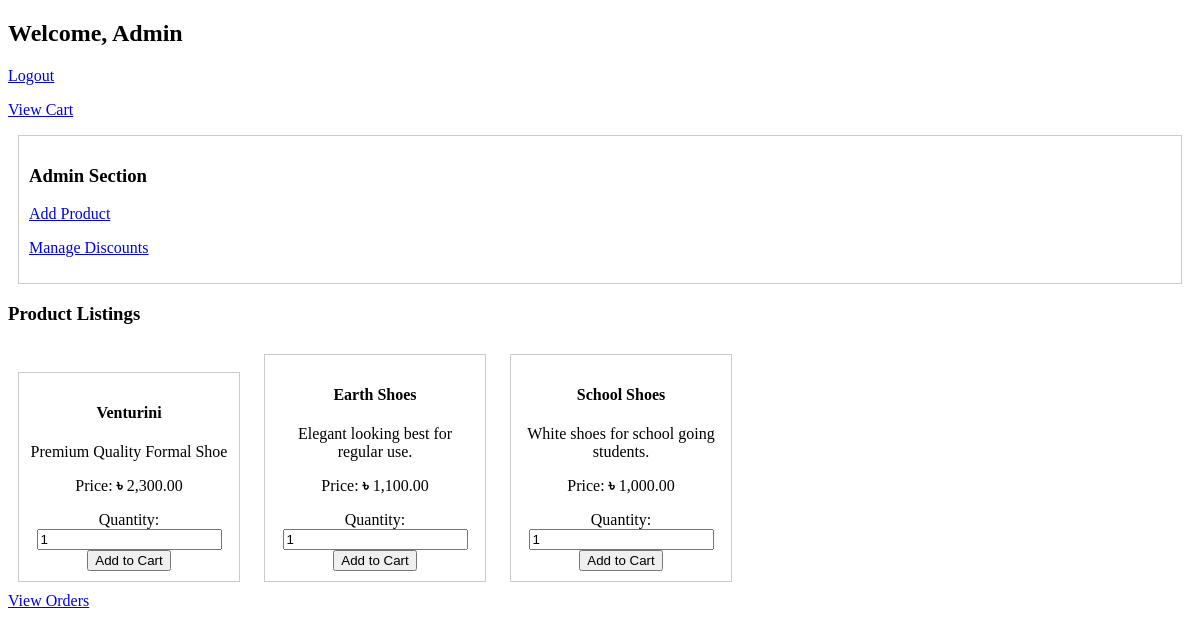
Page /index.php (signed in) on the committed database.
### tables this page shows
CREATE TABLE `Products` (
  `product_id` int(11) NOT NULL,
  `name` varchar(100) NOT NULL,
  `description` text DEFAULT NULL,
  `price` decimal(10,2) NOT NULL,
  `tags` varchar(255) DEFAULT NULL,
  `stock` int(11) NOT NULL DEFAULT 0
);

### index.php (the view, shortened to what this page needs)
<?php
include('config.php');
$is_admin = $_SESSION['is_admin'];
$name = $_SESSION['name'];
$sql = "SELECT * FROM Products";
$result = $conn->query($sql);
$products = [];
if ($result->num_rows > 0) {
    while ($row = $result->fetch_assoc()) {
        $products[] = $row;
    }
}
?>
<!DOCTYPE html>
<html>
<head>
</head>
<body>
    <h2>Welcome, <?php echo htmlspecialchars($is_admin ? 'Admin' : $name); ?></h2>
    <p><a href="logout.php">Logout</a></p>
    <p><a href="cart.php">View Cart</a></p>
    <?php if ($is_admin): ?>
        <div class="admin-section">
            <h3>Admin Section</h3>
            <p><a href="add_product.php">Add Product</a></p>
            <p><a href="manage_discounts.php">Manage Discounts</a></p>
        </div>
    <?php endif; ?>
    <h3>Product Listings</h3>
    <div class="products">
        <?php if (count($products) > 0): ?>
            <?php foreach ($products as $product): ?>
                <div class="product">
                    <h4><?php echo htmlspecialchars($product['name']); ?></h4>
                    <p><?php echo htmlspecialchars($product['description']); ?></p>
                    <p>Price: <b>৳ </b><?php echo number_format($product['price'], 2); ?></p>
                    <form method="post" action="add_to_cart.php">
                        <label for="quantity">Quantity:</label>
                        <input type="number" name="quantity" value="1" min="1">
                        <button type="submit">Add to Cart</button>
                    </form>
                </div>
            <?php endforeach; ?>
        <?php else: ?>
            <p>No products available.</p>
        <?php endif; ?>
        <br>
        <a href="view_orders.php">View Orders</a>
    </div>
</body>
</html>

### index.php (style rules this page uses)
.product { border: 1px solid #ccc; padding: 10px; margin: 10px; display: inline-block; width: 200px; text-align: center; }
.admin-section { border: 1px solid #ccc; padding: 10px; margin: 10px; }

### rows in the picture
products: name "Venturini", description "Premium Quality Formal Shoe", price "2,300.00"
products: name "Earth Shoes", description "Elegant looking best for regular use.", price "1,100.00"
products: name "School Shoes", description "White shoes for school going students.", price "1,000.00"

### other values in the picture
$is_admin ? 'Admin' : $name "Admin"
